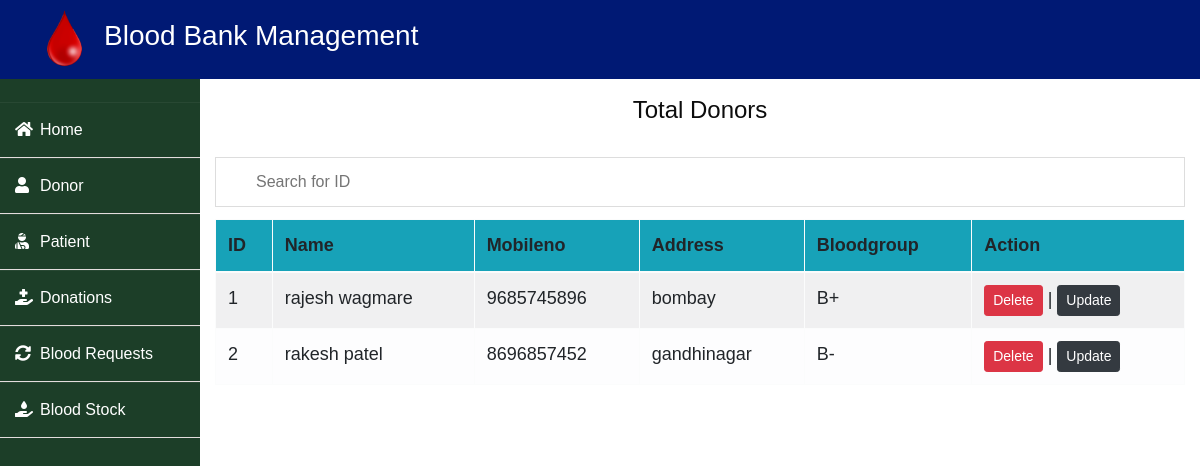
The app's page /d_admin/ with its own data.
### donor/models.py (models this page shows, shortened)
class Donor(models.Model):
    user=models.OneToOneField(User,on_delete=models.CASCADE)
    mobileno = models.CharField(max_length=20,null=False)
    address = models.CharField(max_length=40)
    bloodgroup=models.CharField(max_length=10)
    @property
    def get_name(self):
        return self.user.first_name+" "+self.user.last_name

### blood/views.py (the view)
# urls.py: path('d_admin/',views.d_admin,name='d_admin'),
def d_admin(request):
    donor=dmodels.Donor.objects.all()
    return render(request,"action/d_admin.html",{'donor':donor})

### templates/action/d_admin.html (shortened to what this page needs)
{% extends 'action/adminbase.html' %}
{% block content %}
{%load static%}
<head>
   </head>
<br>
<div class="container">
    <H4 class="text-center">Total Donors</H4><br>
    <input type="text" id="myInput" onkeyup="myFunction()" placeholder="Search for ID ">
    <table class="table table-light table-hover table-bordered table-striped" id="myTable">
        <thead class="bg-info">
            <tr>
                <th scope="col">ID</th>
                <th scope="col">Name</th>
                <th scope="col">Mobileno</th>
                <th scope="col">Address</th>
                <th scope="col">Bloodgroup</th>
                <th scope="col">Action</th>
            </tr>
        </thead>
        <tbody>
            {% for t in donor %}
            <tr>
                <td>{{forloop.counter}}</td>
                <td>{{t.get_name}}</td>
                <td>{{t.mobileno}}</td>
                <td>{{t.address}}</td>
                <td>{{t.bloodgroup}}</td>
                <td><a href="/deleted/{{t.id}}" class="btn btn-danger btn-sm">Delete</a> | <a href="/updated/{{t.id}}" class="btn btn-dark btn-sm">Update</a>  </td>
            </tr>
            {% endfor %}
        </tbody>
    </table>
</div>
{% endblock content %}

### static/home/style.css (style rules this page uses)
body { font-family: 'Roboto', sans-serif; color: #0c0c0c; background-color: #ffffff; overflow-x: hidden; }
a, a:hover, a:focus { text-decoration: none; }
.btn, .btn:focus { outline: none !important; -webkit-box-shadow: none; box-shadow: none; }

### static/home/responsive.css (style rules this page uses)
@media (min-width: 1200px) { .container { max-width: 1170px; } }

### templates/action/adminbase.html (style rules this page uses)
* { margin: 0; padding: 0; box-sizing: border-box; list-style: none; text-decoration: none; font-family: 'Josefin Sans', sans-serif; }
body { background-color: #f3f5f9; }

### templates/action/d_admin.html (style rules this page uses)
#myInput { background-image: url('/css/searchicon.png'); background-position: 10px 12px; background-repeat: no-repeat; width: 100%; font-size: 16px; padding: 12px 20px 12px 40px; border: 1px solid #ddd; margin-bottom: 12px; }
#myTable { border-collapse: collapse; width: 100%; border: 1px solid #ddd; font-size: 18px; }
#myTable th, #myTable td { text-align: left; padding: 12px; }
#myTable tr { border-bottom: 1px solid #ddd; }

### records on screen
Donor: get_name "rajesh wagmare", mobileno "9685745896", address "bombay", bloodgroup "B+"
Donor: get_name "rakesh patel", mobileno "8696857452", address "gandhinagar", bloodgroup "B-"
